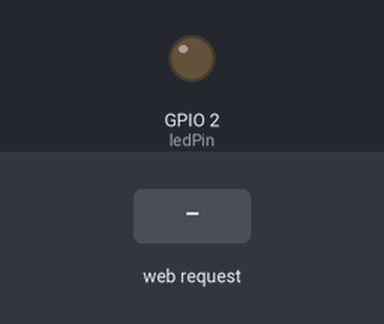
Recording of a sketch running on a simulated ESP32. Parts: output pins drawn as LEDs (lit = HIGH). The test bench sets the inputs (shaded band). WiFi joins after 1.5 s; servers stay silent unless stated; what the sketch prints to the serial monitor is not drawn.

Above: at 2.7 s.
2.8 s: HTTP request GET /toggle received
At 3.5 s:
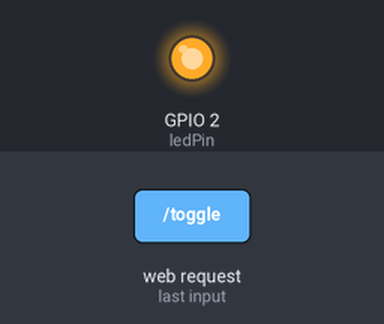
Timing chart, 0 to 5.8 s (numbered marks = the images above; inputs shaded):
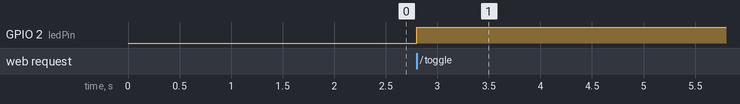

Measured:
- after the input at 2.8 s, GPIO 2 (ledPin): LOW → HIGH at once

The sketch:

web_led_controller.ino
```cpp
#include <WiFi.h>
#include <WebServer.h>

// WiFi credentials
const char* ssid = "";
const char* password = "";

// Built-in LED pin
const int ledPin = 2;  // Most ESP32 boards have the built-in LED on GPIO 2

// Create WebServer object
WebServer server(80);

// LED state
bool ledState = false;

// HTML content
const char* htmlContent = R"rawliteral(
<!DOCTYPE html>
<html>
<head>
    <title>ESP32 LED Controller</title>
    <style>
        body {
            font-family: Arial, sans-serif;
            text-align: center;
            margin: 50px;
        }
        .button {
            background-color: #4CAF50;
            border: none;
            color: white;
            padding: 15px 32px;
            text-align: center;
            text-decoration: none;
            display: inline-block;
            font-size: 16px;
            margin: 4px 2px;
            cursor: pointer;
            border-radius: 4px;
        }
        .button:hover {
            background-color: #45a049;
        }
    </style>
</head>
<body>
    <h1>ESP32 LED Controller</h1>
    <p>Click the button to toggle the LED:</p>
    <button class="button" onclick="toggleLED()">Toggle LED</button>
    <script>
        function toggleLED() {
            fetch('/toggle')
                .then(response => response.text())
                .then(data => {
                    console.log(data);
                });
        }
    </script>
</body>
</html>
)rawliteral";

void setup() {
    Serial.begin(115200);

    // Initialize LED pin
    pinMode(ledPin, OUTPUT);
    digitalWrite(ledPin, LOW);

    // Connect to WiFi
    WiFi.begin(ssid, password);
    Serial.print("Connecting to WiFi");
    while (WiFi.status() != WL_CONNECTED) {
        delay(500);
        Serial.print(".");
    }
    Serial.println("\nConnected to WiFi");
    Serial.print("IP address: ");
    Serial.println(WiFi.localIP());

    // Set up server routes
    server.on("/", HTTP_GET, handleRoot);
    server.on("/toggle", HTTP_GET, handleToggle);

    // Start server
    server.begin();
    Serial.println("HTTP server started");
}

void loop() {
    server.handleClient();
}

void handleRoot() {
    server.send(200, "text/html", htmlContent);
}

void handleToggle() {
    ledState = !ledState;
    digitalWrite(ledPin, ledState);
    server.send(200, "text/plain", ledState ? "LED ON" : "LED OFF");
} 
```
